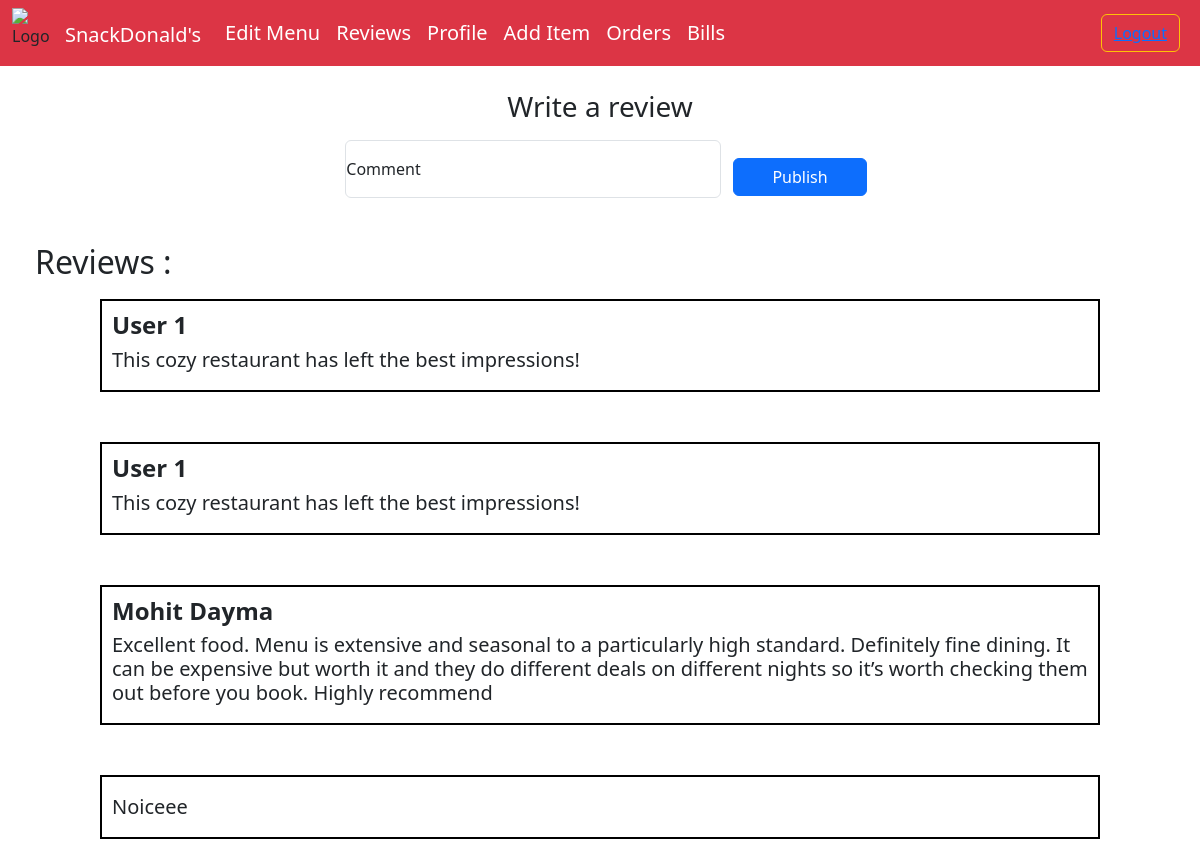
The page /reviews (signed in) on the database its author committed.
### cafe/models.py (models this page shows, shortened)
class rating(models.Model):
    name = models.CharField(max_length=30)
    comment = models.CharField(max_length=250)
    r_date = models.DateField()

### cafe/views.py (the view, shortened to what this page needs)
# urls.py: path('reviews', views.reviews, name='reviews'),
def reviews(request):
    all_reviews = rating.objects.all().order_by('-r_date')
    context = {}
    context['reviews'] = all_reviews
    return render(request, 'reviews.html', context)

### templates/reviews.html (shortened to what this page needs)
{% extends 'base.html' %}
{% block body %}
{% if user.is_authenticated %}
<div class='container py-4 col-md-8' >
    <h3 class='text-center mb-3'>Write a review</h3>
    <form method='POST'  action='/reviews' class='row g-12' style ='display:flex; justify-content:center; align-items : center;'>
      <div class="form-floating mb-3 col-md-6">
        <input type="text" name='comment' id="form3Example3c" placeholder='Add a comment' class="form-control" maxlength='250' />
        <label class="form-label" for="form3Example3c">Comment</label>
      </div>
      <button type='submit' class='btn btn-primary col-md-2'>Publish</button>
    </form>
</div>
{% endif %}
<div class="container" style="padding: 5px;" >
  <h2>Reviews :</h2>
</div>
{% for r in reviews%}
  <div class="review" style="border: 2px solid black; margin: 5px 100px 50px; padding: 10px;">
    <h4 ><b>{{r.name}}</b></h4>
    <h5 >{{r.comment}}</h5>
  </div>
{% endfor %}
{% endblock body %}

### templates/base.html (style rules this page uses)
* { text-decoration:none; }

### rows shown on the page
rating: name "User 1", comment "This cozy restaurant has left the best impressions!"
rating: name "User 1", comment "This cozy restaurant has left the best impressions!"
rating: name "Mohit Dayma", comment "Excellent food. Menu is extensive and seasonal to a particularly high standard. Definitely fine dining. It can be expensive but worth it and they do different deals on different nights so it’s worth checking them out before you book. Highly recommend"
rating: comment "Noiceee"
